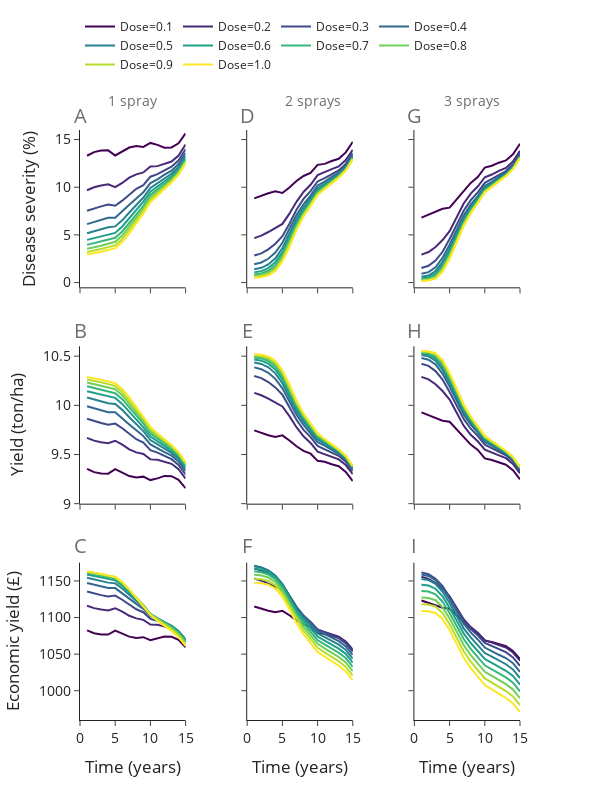

Notebook code for this chart:
### Markdown cell above
## FIG

### Code cell
f = fig2(df_use)

f.show()

### Figure 1 — Plotly figure (JSON) as saved in the notebook; plotly's stock layout.template omitted (floating-point values rounded to 4 significant figures)
{"data": [{"line": {"color": "#440154"}, "mode": "lines", "name": "Dose=0.1", "showlegend": true, "type": "scatter", "x": [1, 2, 3, 4, 5, 6, 7, 8, 9, 10, 11, 12, 13, 14, 15], "xaxis": "x", "y": [13.3, 13.68, 13.85, 13.87, 13.33, 13.71, 14.16, 14.33, 14.23, 14.64, 14.44, 14.14, 14.17, 14.6, 15.64], "yaxis": "y"}, {"line": {"color": "#440154"}, "mode": "lines", "showlegend": false, "type": "scatter", "x": [1, 2, 3, 4, 5, 6, 7, 8, 9, 10, 11, 12, 13, 14, 15], "xaxis": "x4", "y": [9.353, 9.321, 9.307, 9.305, 9.351, 9.319, 9.281, 9.266, 9.275, 9.24, 9.257, 9.282, 9.279, 9.243, 9.157], "yaxis": "y4"}, {"line": {"color": "#440154"}, "mode": "lines", "showlegend": false, "type": "scatter", "x": [1, 2, 3, 4, 5, 6, 7, 8, 9, 10, 11, 12, 13, 14, 15], "xaxis": "x7", "y": [1082.0, 1079.0, 1077.0, 1077.0, 1082.0, 1078.0, 1074.0, 1072.0, 1073.0, 1069.0, 1071.0, 1074.0, 1074.0, 1070.0, 1059.0], "yaxis": "y7"}, {"line": {"color": "#482878"}, "mode": "lines", "name": "Dose=0.2", "showlegend": true, "type": "scatter", "x": [1, 2, 3, 4, 5, 6, 7, 8, 9, 10, 11, 12, 13, 14, 15], "xaxis": "x", "y": [9.685, 9.995, 10.18, 10.3, 10.01, 10.45, 11.0, 11.35, 11.55, 12.17, 12.21, 12.45, 12.7, 13.33, 14.47], "yaxis": "y"}, {"line": {"color": "#482878"}, "mode": "lines", "showlegend": false, "type": "scatter", "x": [1, 2, 3, 4, 5, 6, 7, 8, 9, 10, 11, 12, 13, 14, 15], "xaxis": "x4", "y": [9.669, 9.641, 9.624, 9.614, 9.64, 9.601, 9.552, 9.522, 9.505, 9.45, 9.447, 9.426, 9.405, 9.351, 9.254], "yaxis": "y4"}, {"line": {"color": "#482878"}, "mode": "lines", "showlegend": false, "type": "scatter", "x": [1, 2, 3, 4, 5, 6, 7, 8, 9, 10, 11, 12, 13, 14, 15], "xaxis": "x7", "y": [1116.0, 1113.0, 1111.0, 1110.0, 1113.0, 1108.0, 1102.0, 1099.0, 1097.0, 1091.0, 1090.0, 1088.0, 1085.0, 1079.0, 1068.0], "yaxis": "y7"}, {"line": {"color": "#3e4989"}, "mode": "lines", "name": "Dose=0.3", "showlegend": true, "type": "scatter", "x": [1, 2, 3, 4, 5, 6, 7, 8, 9, 10, 11, 12, 13, 14, 15], "xaxis": "x", "y": [7.526, 7.789, 7.993, 8.184, 8.059, 8.591, 9.262, 9.838, 10.22, 11.1, 11.38, 11.76, 12.15, 12.82, 13.97], "yaxis": "y"}, {"line": {"color": "#3e4989"}, "mode": "lines", "showlegend": false, "type": "scatter", "x": [1, 2, 3, 4, 5, 6, 7, 8, 9, 10, 11, 12, 13, 14, 15], "xaxis": "x4", "y": [9.863, 9.839, 9.821, 9.803, 9.815, 9.767, 9.706, 9.655, 9.621, 9.544, 9.519, 9.486, 9.452, 9.394, 9.296], "yaxis": "y4"}, {"line": {"color": "#3e4989"}, "mode": "lines", "showlegend": false, "type": "scatter", "x": [1, 2, 3, 4, 5, 6, 7, 8, 9, 10, 11, 12, 13, 14, 15], "xaxis": "x7", "y": [1136.0, 1133.0, 1131.0, 1129.0, 1130.0, 1124.0, 1117.0, 1111.0, 1107.0, 1098.0, 1095.0, 1091.0, 1088.0, 1081.0, 1069.0], "yaxis": "y7"}, {"line": {"color": "#31688e"}, "mode": "lines", "name": "Dose=0.4", "showlegend": true, "type": "scatter", "x": [1, 2, 3, 4, 5, 6, 7, 8, 9, 10, 11, 12, 13, 14, 15], "xaxis": "x", "y": [6.132, 6.364, 6.566, 6.785, 6.793, 7.424, 8.156, 8.817, 9.477, 10.44, 10.83, 11.32, 11.73, 12.43, 13.58], "yaxis": "y"}, {"line": {"color": "#31688e"}, "mode": "lines", "showlegend": false, "type": "scatter", "x": [1, 2, 3, 4, 5, 6, 7, 8, 9, 10, 11, 12, 13, 14, 15], "xaxis": "x4", "y": [9.991, 9.969, 9.951, 9.931, 9.93, 9.872, 9.806, 9.746, 9.687, 9.602, 9.567, 9.524, 9.489, 9.428, 9.33], "yaxis": "y4"}, {"line": {"color": "#31688e"}, "mode": "lines", "showlegend": false, "type": "scatter", "x": [1, 2, 3, 4, 5, 6, 7, 8, 9, 10, 11, 12, 13, 14, 15], "xaxis": "x7", "y": [1147.0, 1145.0, 1143.0, 1140.0, 1140.0, 1133.0, 1126.0, 1119.0, 1112.0, 1102.0, 1098.0, 1093.0, 1089.0, 1081.0, 1070.0], "yaxis": "y7"}, {"line": {"color": "#26828e"}, "mode": "lines", "name": "Dose=0.5", "showlegend": true, "type": "scatter", "x": [1, 2, 3, 4, 5, 6, 7, 8, 9, 10, 11, 12, 13, 14, 15], "xaxis": "x", "y": [5.173, 5.379, 5.576, 5.796, 5.891, 6.529, 7.351, 8.18, 8.916, 9.928, 10.42, 10.95, 11.42, 12.11, 13.27], "yaxis": "y"}, {"line": {"color": "#26828e"}, "mode": "lines", "showlegend": false, "type": "scatter", "x": [1, 2, 3, 4, 5, 6, 7, 8, 9, 10, 11, 12, 13, 14, 15], "xaxis": "x4", "y": [10.08, 10.06, 10.04, 10.02, 10.01, 9.954, 9.879, 9.804, 9.737, 9.647, 9.604, 9.557, 9.516, 9.455, 9.356], "yaxis": "y4"}, {"line": {"color": "#26828e"}, "mode": "lines", "showlegend": false, "type": "scatter", "x": [1, 2, 3, 4, 5, 6, 7, 8, 9, 10, 11, 12, 13, 14, 15], "xaxis": "x7", "y": [1154.0, 1152.0, 1150.0, 1148.0, 1147.0, 1140.0, 1131.0, 1122.0, 1114.0, 1104.0, 1099.0, 1093.0, 1089.0, 1081.0, 1070.0], "yaxis": "y7"}, {"line": {"color": "#1f9e89"}, "mode": "lines", "name": "Dose=0.6", "showlegend": true, "type": "scatter", "x": [1, 2, 3, 4, 5, 6, 7, 8, 9, 10, 11, 12, 13, 14, 15], "xaxis": "x", "y": [4.478, 4.662, 4.852, 5.076, 5.211, 5.877, 6.748, 7.604, 8.48, 9.53, 10.07, 10.62, 11.16, 11.87, 13.04], "yaxis": "y"}, {"line": {"color": "#1f9e89"}, "mode": "lines", "showlegend": false, "type": "scatter", "x": [1, 2, 3, 4, 5, 6, 7, 8, 9, 10, 11, 12, 13, 14, 15], "xaxis": "x4", "y": [10.14, 10.13, 10.11, 10.09, 10.08, 10.01, 9.934, 9.856, 9.777, 9.682, 9.635, 9.586, 9.539, 9.476, 9.376], "yaxis": "y4"}, {"line": {"color": "#1f9e89"}, "mode": "lines", "showlegend": false, "type": "scatter", "x": [1, 2, 3, 4, 5, 6, 7, 8, 9, 10, 11, 12, 13, 14, 15], "xaxis": "x7", "y": [1159.0, 1157.0, 1155.0, 1152.0, 1151.0, 1144.0, 1134.0, 1125.0, 1116.0, 1105.0, 1099.0, 1093.0, 1088.0, 1081.0, 1069.0], "yaxis": "y7"}, {"line": {"color": "#35b779"}, "mode": "lines", "name": "Dose=0.7", "showlegend": true, "type": "scatter", "x": [1, 2, 3, 4, 5, 6, 7, 8, 9, 10, 11, 12, 13, 14, 15], "xaxis": "x", "y": [3.953, 4.119, 4.3, 4.52, 4.694, 5.356, 6.274, 7.161, 8.055, 9.185, 9.762, 10.35, 10.94, 11.68, 12.87], "yaxis": "y"}, {"line": {"color": "#35b779"}, "mode": "lines", "showlegend": false, "type": "scatter", "x": [1, 2, 3, 4, 5, 6, 7, 8, 9, 10, 11, 12, 13, 14, 15], "xaxis": "x4", "y": [10.19, 10.18, 10.16, 10.14, 10.12, 10.06, 9.977, 9.896, 9.815, 9.713, 9.662, 9.61, 9.558, 9.493, 9.391], "yaxis": "y4"}, {"line": {"color": "#35b779"}, "mode": "lines", "showlegend": false, "type": "scatter", "x": [1, 2, 3, 4, 5, 6, 7, 8, 9, 10, 11, 12, 13, 14, 15], "xaxis": "x7", "y": [1161.0, 1160.0, 1158.0, 1155.0, 1153.0, 1146.0, 1136.0, 1127.0, 1117.0, 1105.0, 1099.0, 1093.0, 1087.0, 1079.0, 1067.0], "yaxis": "y7"}, {"line": {"color": "#6ece58"}, "mode": "lines", "name": "Dose=0.8", "showlegend": true, "type": "scatter", "x": [1, 2, 3, 4, 5, 6, 7, 8, 9, 10, 11, 12, 13, 14, 15], "xaxis": "x", "y": [3.543, 3.694, 3.868, 4.077, 4.271, 4.928, 5.851, 6.805, 7.772, 8.91, 9.526, 10.14, 10.75, 11.53, 12.72], "yaxis": "y"}, {"line": {"color": "#6ece58"}, "mode": "lines", "showlegend": false, "type": "scatter", "x": [1, 2, 3, 4, 5, 6, 7, 8, 9, 10, 11, 12, 13, 14, 15], "xaxis": "x4", "y": [10.23, 10.22, 10.2, 10.18, 10.16, 10.1, 10.02, 9.929, 9.841, 9.738, 9.683, 9.628, 9.574, 9.506, 9.403], "yaxis": "y4"}, {"line": {"color": "#6ece58"}, "mode": "lines", "showlegend": false, "type": "scatter", "x": [1, 2, 3, 4, 5, 6, 7, 8, 9, 10, 11, 12, 13, 14, 15], "xaxis": "x7", "y": [1163.0, 1161.0, 1159.0, 1157.0, 1155.0, 1147.0, 1137.0, 1127.0, 1117.0, 1105.0, 1098.0, 1092.0, 1086.0, 1078.0, 1066.0], "yaxis": "y7"}, {"line": {"color": "#b5de2b"}, "mode": "lines", "name": "Dose=0.9", "showlegend": true, "type": "scatter", "x": [1, 2, 3, 4, 5, 6, 7, 8, 9, 10, 11, 12, 13, 14, 15], "xaxis": "x", "y": [3.214, 3.352, 3.514, 3.716, 3.91, 4.553, 5.479, 6.499, 7.502, 8.672, 9.347, 9.959, 10.62, 11.42, 12.62], "yaxis": "y"}, {"line": {"color": "#b5de2b"}, "mode": "lines", "showlegend": false, "type": "scatter", "x": [1, 2, 3, 4, 5, 6, 7, 8, 9, 10, 11, 12, 13, 14, 15], "xaxis": "x4", "y": [10.26, 10.25, 10.23, 10.22, 10.2, 10.14, 10.05, 9.957, 9.865, 9.759, 9.699, 9.644, 9.586, 9.516, 9.412], "yaxis": "y4"}, {"line": {"color": "#b5de2b"}, "mode": "lines", "showlegend": false, "type": "scatter", "x": [1, 2, 3, 4, 5, 6, 7, 8, 9, 10, 11, 12, 13, 14, 15], "xaxis": "x7", "y": [1163.0, 1161.0, 1160.0, 1157.0, 1155.0, 1148.0, 1138.0, 1127.0, 1116.0, 1104.0, 1097.0, 1091.0, 1084.0, 1076.0, 1063.0], "yaxis": "y7"}, {"line": {"color": "#fde725"}, "mode": "lines", "name": "Dose=1.0", "showlegend": true, "type": "scatter", "x": [1, 2, 3, 4, 5, 6, 7, 8, 9, 10, 11, 12, 13, 14, 15], "xaxis": "x", "y": [2.945, 3.071, 3.226, 3.421, 3.612, 4.243, 5.159, 6.232, 7.258, 8.432, 9.179, 9.816, 10.5, 11.33, 12.52], "yaxis": "y"}, {"line": {"color": "#fde725"}, "mode": "lines", "showlegend": false, "type": "scatter", "x": [1, 2, 3, 4, 5, 6, 7, 8, 9, 10, 11, 12, 13, 14, 15], "xaxis": "x4", "y": [10.29, 10.28, 10.26, 10.24, 10.23, 10.17, 10.08, 9.981, 9.887, 9.781, 9.714, 9.657, 9.597, 9.524, 9.421], "yaxis": "y4"}, {"line": {"color": "#fde725"}, "mode": "lines", "showlegend": false, "type": "scatter", "x": [1, 2, 3, 4, 5, 6, 7, 8, 9, 10, 11, 12, 13, 14, 15], "xaxis": "x7", "y": [1163.0, 1161.0, 1160.0, 1157.0, 1155.0, 1148.0, 1138.0, 1127.0, 1116.0, 1103.0, 1095.0, 1089.0, 1082.0, 1073.0, 1061.0], "yaxis": "y7"}, {"line": {"color": "#440154"}, "mode": "lines", "name": "Dose=0.1", "showlegend": false, "type": "scatter", "x": [1, 2, 3, 4, 5, 6, 7, 8, 9, 10, 11, 12, 13, 14, 15], "xaxis": "x2", "y": [8.831, 9.141, 9.373, 9.575, 9.396, 9.973, 10.65, 11.18, 11.51, 12.35, 12.45, 12.75, 12.98, 13.65, 14.77], "yaxis": "y2"}, {"line": {"color": "#440154"}, "mode": "lines", "showlegend": false, "type": "scatter", "x": [1, 2, 3, 4, 5, 6, 7, 8, 9, 10, 11, 12, 13, 14, 15], "xaxis": "x5", "y": [9.745, 9.717, 9.696, 9.678, 9.694, 9.643, 9.583, 9.537, 9.508, 9.435, 9.427, 9.401, 9.381, 9.324, 9.229], "yaxis": "y5"}, {"line": {"color": "#440154"}, "mode": "lines", "showlegend": false, "type": "scatter", "x": [1, 2, 3, 4, 5, 6, 7, 8, 9, 10, 11, 12, 13, 14, 15], "xaxis": "x8", "y": [1115.0, 1112.0, 1109.0, 1107.0, 1109.0, 1103.0, 1096.0, 1091.0, 1087.0, 1079.0, 1078.0, 1075.0, 1072.0, 1066.0, 1055.0], "yaxis": "y8"}, {"line": {"color": "#482878"}, "mode": "lines", "name": "Dose=0.2", "showlegend": false, "type": "scatter", "x": [1, 2, 3, 4, 5, 6, 7, 8, 9, 10, 11, 12, 13, 14, 15], "xaxis": "x2", "y": [4.666, 4.928, 5.302, 5.749, 6.152, 7.226, 8.465, 9.498, 10.26, 11.27, 11.54, 11.89, 12.17, 12.84, 13.94], "yaxis": "y2"}, {"line": {"color": "#482878"}, "mode": "lines", "showlegend": false, "type": "scatter", "x": [1, 2, 3, 4, 5, 6, 7, 8, 9, 10, 11, 12, 13, 14, 15], "xaxis": "x5", "y": [10.13, 10.1, 10.07, 10.03, 9.989, 9.89, 9.778, 9.685, 9.618, 9.529, 9.505, 9.475, 9.45, 9.393, 9.299], "yaxis": "y5"}, {"line": {"color": "#482878"}, "mode": "lines", "showlegend": false, "type": "scatter", "x": [1, 2, 3, 4, 5, 6, 7, 8, 9, 10, 11, 12, 13, 14, 15], "xaxis": "x8", "y": [1153.0, 1150.0, 1146.0, 1141.0, 1137.0, 1126.0, 1112.0, 1102.0, 1094.0, 1083.0, 1081.0, 1077.0, 1074.0, 1067.0, 1056.0], "yaxis": "y8"}, {"line": {"color": "#3e4989"}, "mode": "lines", "name": "Dose=0.3", "showlegend": false, "type": "scatter", "x": [1, 2, 3, 4, 5, 6, 7, 8, 9, 10, 11, 12, 13, 14, 15], "xaxis": "x2", "y": [2.841, 3.064, 3.484, 4.07, 4.862, 6.168, 7.636, 8.769, 9.596, 10.61, 10.96, 11.37, 11.76, 12.45, 13.58], "yaxis": "y2"}, {"line": {"color": "#3e4989"}, "mode": "lines", "showlegend": false, "type": "scatter", "x": [1, 2, 3, 4, 5, 6, 7, 8, 9, 10, 11, 12, 13, 14, 15], "xaxis": "x5", "y": [10.3, 10.28, 10.24, 10.18, 10.11, 9.987, 9.853, 9.751, 9.677, 9.587, 9.556, 9.52, 9.486, 9.426, 9.33], "yaxis": "y5"}, {"line": {"color": "#3e4989"}, "mode": "lines", "showlegend": false, "type": "scatter", "x": [1, 2, 3, 4, 5, 6, 7, 8, 9, 10, 11, 12, 13, 14, 15], "xaxis": "x8", "y": [1167.0, 1164.0, 1160.0, 1153.0, 1145.0, 1130.0, 1115.0, 1103.0, 1094.0, 1084.0, 1080.0, 1076.0, 1072.0, 1065.0, 1053.0], "yaxis": "y8"}, {"line": {"color": "#31688e"}, "mode": "lines", "name": "Dose=0.4", "showlegend": false, "type": "scatter", "x": [1, 2, 3, 4, 5, 6, 7, 8, 9, 10, 11, 12, 13, 14, 15], "xaxis": "x2", "y": [1.917, 2.105, 2.493, 3.145, 4.174, 5.553, 7.073, 8.212, 9.123, 10.17, 10.58, 11.09, 11.52, 12.22, 13.37], "yaxis": "y2"}, {"line": {"color": "#31688e"}, "mode": "lines", "showlegend": false, "type": "scatter", "x": [1, 2, 3, 4, 5, 6, 7, 8, 9, 10, 11, 12, 13, 14, 15], "xaxis": "x5", "y": [10.39, 10.37, 10.33, 10.27, 10.17, 10.04, 9.904, 9.801, 9.719, 9.626, 9.589, 9.545, 9.507, 9.446, 9.348], "yaxis": "y5"}, {"line": {"color": "#31688e"}, "mode": "lines", "showlegend": false, "type": "scatter", "x": [1, 2, 3, 4, 5, 6, 7, 8, 9, 10, 11, 12, 13, 14, 15], "xaxis": "x8", "y": [1171.0, 1169.0, 1164.0, 1157.0, 1146.0, 1131.0, 1114.0, 1102.0, 1093.0, 1082.0, 1077.0, 1072.0, 1068.0, 1061.0, 1049.0], "yaxis": "y8"}, {"line": {"color": "#26828e"}, "mode": "lines", "name": "Dose=0.5", "showlegend": false, "type": "scatter", "x": [1, 2, 3, 4, 5, 6, 7, 8, 9, 10, 11, 12, 13, 14, 15], "xaxis": "x2", "y": [1.393, 1.545, 1.9, 2.554, 3.616, 5.099, 6.67, 7.843, 8.798, 9.873, 10.35, 10.89, 11.36, 12.06, 13.23], "yaxis": "y2"}, {"line": {"color": "#26828e"}, "mode": "lines", "showlegend": false, "type": "scatter", "x": [1, 2, 3, 4, 5, 6, 7, 8, 9, 10, 11, 12, 13, 14, 15], "xaxis": "x5", "y": [10.44, 10.42, 10.39, 10.33, 10.22, 10.09, 9.941, 9.834, 9.748, 9.652, 9.61, 9.562, 9.521, 9.46, 9.359], "yaxis": "y5"}, {"line": {"color": "#26828e"}, "mode": "lines", "showlegend": false, "type": "scatter", "x": [1, 2, 3, 4, 5, 6, 7, 8, 9, 10, 11, 12, 13, 14, 15], "xaxis": "x8", "y": [1170.0, 1168.0, 1164.0, 1157.0, 1145.0, 1129.0, 1112.0, 1100.0, 1089.0, 1078.0, 1073.0, 1068.0, 1063.0, 1056.0, 1044.0], "yaxis": "y8"}, {"line": {"color": "#1f9e89"}, "mode": "lines", "name": "Dose=0.6", "showlegend": false, "type": "scatter", "x": [1, 2, 3, 4, 5, 6, 7, 8, 9, 10, 11, 12, 13, 14, 15], "xaxis": "x2", "y": [1.069, 1.198, 1.516, 2.138, 3.194, 4.725, 6.326, 7.57, 8.559, 9.656, 10.19, 10.73, 11.25, 11.95, 13.13], "yaxis": "y2"}, {"line": {"color": "#1f9e89"}, "mode": "lines", "showlegend": false, "type": "scatter", "x": [1, 2, 3, 4, 5, 6, 7, 8, 9, 10, 11, 12, 13, 14, 15], "xaxis": "x5", "y": [10.47, 10.45, 10.42, 10.36, 10.26, 10.12, 9.973, 9.859, 9.77, 9.671, 9.623, 9.576, 9.531, 9.47, 9.368], "yaxis": "y5"}, {"line": {"color": "#1f9e89"}, "mode": "lines", "showlegend": false, "type": "scatter", "x": [1, 2, 3, 4, 5, 6, 7, 8, 9, 10, 11, 12, 13, 14, 15], "xaxis": "x8", "y": [1167.0, 1166.0, 1162.0, 1155.0, 1144.0, 1127.0, 1109.0, 1096.0, 1086.0, 1074.0, 1068.0, 1063.0, 1058.0, 1050.0, 1038.0], "yaxis": "y8"}, {"line": {"color": "#35b779"}, "mode": "lines", "name": "Dose=0.7", "showlegend": false, "type": "scatter", "x": [1, 2, 3, 4, 5, 6, 7, 8, 9, 10, 11, 12, 13, 14, 15], "xaxis": "x2", "y": [0.8542, 0.9595, 1.235, 1.822, 2.88, 4.408, 6.077, 7.34, 8.349, 9.501, 10.05, 10.61, 11.17, 11.88, 13.06], "yaxis": "y2"}, {"line": {"color": "#35b779"}, "mode": "lines", "showlegend": false, "type": "scatter", "x": [1, 2, 3, 4, 5, 6, 7, 8, 9, 10, 11, 12, 13, 14, 15], "xaxis": "x5", "y": [10.49, 10.48, 10.45, 10.39, 10.29, 10.15, 9.996, 9.88, 9.788, 9.685, 9.636, 9.586, 9.538, 9.476, 9.374], "yaxis": "y5"}, {"line": {"color": "#35b779"}, "mode": "lines", "showlegend": false, "type": "scatter", "x": [1, 2, 3, 4, 5, 6, 7, 8, 9, 10, 11, 12, 13, 14, 15], "xaxis": "x8", "y": [1163.0, 1162.0, 1159.0, 1152.0, 1141.0, 1124.0, 1106.0, 1092.0, 1081.0, 1069.0, 1063.0, 1058.0, 1052.0, 1045.0, 1033.0], "yaxis": "y8"}, {"line": {"color": "#6ece58"}, "mode": "lines", "name": "Dose=0.8", "showlegend": false, "type": "scatter", "x": [1, 2, 3, 4, 5, 6, 7, 8, 9, 10, 11, 12, 13, 14, 15], "xaxis": "x2", "y": [0.7047, 0.7917, 1.031, 1.573, 2.604, 4.149, 5.844, 7.177, 8.221, 9.367, 9.954, 10.52, 11.1, 11.83, 13.0], "yaxis": "y2"}, {"line": {"color": "#6ece58"}, "mode": "lines", "showlegend": false, "type": "scatter", "x": [1, 2, 3, 4, 5, 6, 7, 8, 9, 10, 11, 12, 13, 14, 15], "xaxis": "x5", "y": [10.5, 10.49, 10.47, 10.42, 10.32, 10.17, 10.02, 9.895, 9.8, 9.697, 9.645, 9.595, 9.544, 9.48, 9.379], "yaxis": "y5"}, {"line": {"color": "#6ece58"}, "mode": "lines", "showlegend": false, "type": "scatter", "x": [1, 2, 3, 4, 5, 6, 7, 8, 9, 10, 11, 12, 13, 14, 15], "xaxis": "x8", "y": [1158.0, 1157.0, 1155.0, 1149.0, 1137.0, 1120.0, 1102.0, 1087.0, 1076.0, 1064.0, 1058.0, 1052.0, 1046.0, 1039.0, 1027.0], "yaxis": "y8"}, {"line": {"color": "#b5de2b"}, "mode": "lines", "name": "Dose=0.9", "showlegend": false, "type": "scatter", "x": [1, 2, 3, 4, 5, 6, 7, 8, 9, 10, 11, 12, 13, 14, 15], "xaxis": "x2", "y": [0.5959, 0.669, 0.8739, 1.369, 2.391, 3.928, 5.663, 7.05, 8.121, 9.261, 9.87, 10.46, 11.05, 11.79, 12.96], "yaxis": "y2"}, {"line": {"color": "#b5de2b"}, "mode": "lines", "showlegend": false, "type": "scatter", "x": [1, 2, 3, 4, 5, 6, 7, 8, 9, 10, 11, 12, 13, 14, 15], "xaxis": "x5", "y": [10.51, 10.51, 10.49, 10.44, 10.34, 10.2, 10.03, 9.906, 9.809, 9.707, 9.652, 9.6, 9.548, 9.484, 9.382], "yaxis": "y5"}, {"line": {"color": "#b5de2b"}, "mode": "lines", "showlegend": false, "type": "scatter", "x": [1, 2, 3, 4, 5, 6, 7, 8, 9, 10, 11, 12, 13, 14, 15], "xaxis": "x8", "y": [1153.0, 1152.0, 1150.0, 1144.0, 1133.0, 1116.0, 1097.0, 1082.0, 1071.0, 1059.0, 1052.0, 1046.0, 1040.0, 1033.0, 1021.0], "yaxis": "y8"}, {"line": {"color": "#fde725"}, "mode": "lines", "name": "Dose=1.0", "showlegend": false, "type": "scatter", "x": [1, 2, 3, 4, 5, 6, 7, 8, 9, 10, 11, 12, 13, 14, 15], "xaxis": "x2", "y": [0.514, 0.5762, 0.7543, 1.212, 2.218, 3.749, 5.508, 6.937, 8.037, 9.184, 9.809, 10.4, 11.0, 11.75, 12.93], "yaxis": "y2"}, {"line": {"color": "#fde725"}, "mode": "lines", "showlegend": false, "type": "scatter", "x": [1, 2, 3, 4, 5, 6, 7, 8, 9, 10, 11, 12, 13, 14, 15], "xaxis": "x5", "y": [10.52, 10.51, 10.5, 10.45, 10.36, 10.21, 10.05, 9.917, 9.817, 9.713, 9.658, 9.605, 9.552, 9.487, 9.385], "yaxis": "y5"}, {"line": {"color": "#fde725"}, "mode": "lines", "showlegend": false, "type": "scatter", "x": [1, 2, 3, 4, 5, 6, 7, 8, 9, 10, 11, 12, 13, 14, 15], "xaxis": "x8", "y": [1148.0, 1147.0, 1145.0, 1140.0, 1128.0, 1111.0, 1092.0, 1077.0, 1065.0, 1053.0, 1046.0, 1040.0, 1034.0, 1027.0, 1015.0], "yaxis": "y8"}, {"line": {"color": "#440154"}, "mode": "lines", "name": "Dose=0.1", "showlegend": false, "type": "scatter", "x": [1, 2, 3, 4, 5, 6, 7, 8, 9, 10, 11, 12, 13, 14, 15], "xaxis": "x3", "y": [6.807, 7.109, 7.408, 7.735, 7.856, 8.705, 9.666, 10.45, 11.07, 12.07, 12.25, 12.57, 12.81, 13.46, 14.56], "yaxis": "y3"}, {"line": {"color": "#440154"}, "mode": "lines", "showlegend": false, "type": "scatter", "x": [1, 2, 3, 4, 5, 6, 7, 8, 9, 10, 11, 12, 13, 14, 15], "xaxis": "x6", "y": [9.929, 9.901, 9.874, 9.844, 9.833, 9.756, 9.67, 9.601, 9.547, 9.46, 9.444, 9.416, 9.396, 9.34, 9.247], "yaxis": "y6"}, {"line": {"color": "#440154"}, "mode": "lines", "showlegend": false, "type": "scatter", "x": [1, 2, 3, 4, 5, 6, 7, 8, 9, 10, 11, 12, 13, 14, 15], "xaxis": "x9", "y": [1123.0, 1120.0, 1117.0, 1113.0, 1112.0, 1103.0, 1093.0, 1085.0, 1079.0, 1068.0, 1067.0, 1063.0, 1061.0, 1054.0, 1043.0], "yaxis": "y9"}, {"line": {"color": "#482878"}, "mode": "lines", "name": "Dose=0.2", "showlegend": false, "type": "scatter", "x": [1, 2, 3, 4, 5, 6, 7, 8, 9, 10, 11, 12, 13, 14, 15], "xaxis": "x3", "y": [2.934, 3.207, 3.724, 4.46, 5.387, 6.786, 8.292, 9.327, 10.07, 11.04, 11.33, 11.71, 12.02, 12.7, 13.82], "yaxis": "y3"}, {"line": {"color": "#482878"}, "mode": "lines", "showlegend": false, "type": "scatter", "x": [1, 2, 3, 4, 5, 6, 7, 8, 9, 10, 11, 12, 13, 14, 15], "xaxis": "x6", "y": [10.29, 10.26, 10.21, 10.15, 10.06, 9.931, 9.794, 9.701, 9.634, 9.549, 9.524, 9.491, 9.463, 9.405, 9.309], "yaxis": "y6"}, {"line": {"color": "#482878"}, "mode": "lines", "showlegend": false, "type": "scatter", "x": [1, 2, 3, 4, 5, 6, 7, 8, 9, 10, 11, 12, 13, 14, 15], "xaxis": "x9", "y": [1156.0, 1153.0, 1147.0, 1139.0, 1129.0, 1114.0, 1098.0, 1087.0, 1079.0, 1069.0, 1066.0, 1062.0, 1059.0, 1052.0, 1041.0], "yaxis": "y9"}, {"line": {"color": "#3e4989"}, "mode": "lines", "name": "Dose=0.3", "showlegend": false, "type": "scatter", "x": [1, 2, 3, 4, 5, 6, 7, 8, 9, 10, 11, 12, 13, 14, 15], "xaxis": "x3", "y": [1.532, 1.759, 2.312, 3.225, 4.568, 6.064, 7.533, 8.64, 9.454, 10.46, 10.85, 11.29, 11.7, 12.4, 13.55], "yaxis": "y3"}, {"line": {"color": "#3e4989"}, "mode": "lines", "showlegend": false, "type": "scatter", "x": [1, 2, 3, 4, 5, 6, 7, 8, 9, 10, 11, 12, 13, 14, 15], "xaxis": "x6", "y": [10.42, 10.4, 10.35, 10.26, 10.14, 9.997, 9.862, 9.762, 9.689, 9.6, 9.566, 9.527, 9.491, 9.431, 9.332], "yaxis": "y6"}, {"line": {"color": "#3e4989"}, "mode": "lines", "showlegend": false, "type": "scatter", "x": [1, 2, 3, 4, 5, 6, 7, 8, 9, 10, 11, 12, 13, 14, 15], "xaxis": "x9", "y": [1162.0, 1159.0, 1153.0, 1143.0, 1128.0, 1112.0, 1096.0, 1084.0, 1076.0, 1065.0, 1061.0, 1057.0, 1053.0, 1046.0, 1034.0], "yaxis": "y9"}, {"line": {"color": "#31688e"}, "mode": "lines", "name": "Dose=0.4", "showlegend": false, "type": "scatter", "x": [1, 2, 3, 4, 5, 6, 7, 8, 9, 10, 11, 12, 13, 14, 15], "xaxis": "x3", "y": [0.9186, 1.094, 1.605, 2.599, 3.972, 5.549, 7.044, 8.165, 9.074, 10.14, 10.56, 11.09, 11.53, 12.23, 13.39], "yaxis": "y3"}, {"line": {"color": "#31688e"}, "mode": "lines", "showlegend": false, "type": "scatter", "x": [1, 2, 3, 4, 5, 6, 7, 8, 9, 10, 11, 12, 13, 14, 15], "xaxis": "x6", "y": [10.48, 10.46, 10.42, 10.32, 10.19, 10.04, 9.907, 9.805, 9.723, 9.628, 9.591, 9.544, 9.506, 9.446, 9.346], "yaxis": "y6"}, {"line": {"color": "#31688e"}, "mode": "lines", "showlegend": false, "type": "scatter", "x": [1, 2, 3, 4, 5, 6, 7, 8, 9, 10, 11, 12, 13, 14, 15], "xaxis": "x9", "y": [1159.0, 1157.0, 1151.0, 1140.0, 1125.0, 1108.0, 1092.0, 1080.0, 1070.0, 1059.0, 1055.0, 1049.0, 1045.0, 1038.0, 1026.0], "yaxis": "y9"}, {"line": {"color": "#26828e"}, "mode": "lines", "name": "Dose=0.5", "showlegend": false, "type": "scatter", "x": [1, 2, 3, 4, 5, 6, 7, 8, 9, 10, 11, 12, 13, 14, 15], "xaxis": "x3", "y": [0.6076, 0.74, 1.192, 2.172, 3.556, 5.188, 6.731, 7.887, 8.85, 9.925, 10.4, 10.94, 11.41, 12.11, 13.28], "yaxis": "y3"}, {"line": {"color": "#26828e"}, "mode": "lines", "showlegend": false, "type": "scatter", "x": [1, 2, 3, 4, 5, 6, 7, 8, 9, 10, 11, 12, 13, 14, 15], "xaxis": "x6", "y": [10.51, 10.5, 10.45, 10.36, 10.23, 10.08, 9.936, 9.83, 9.743, 9.647, 9.605, 9.558, 9.517, 9.456, 9.355], "yaxis": "y6"}, {"line": {"color": "#26828e"}, "mode": "lines", "showlegend": false, "type": "scatter", "x": [1, 2, 3, 4, 5, 6, 7, 8, 9, 10, 11, 12, 13, 14, 15], "xaxis": "x9", "y": [1153.0, 1151.0, 1146.0, 1135.0, 1120.0, 1102.0, 1085.0, 1073.0, 1063.0, 1051.0, 1047.0, 1041.0, 1036.0, 1029.0, 1017.0], "yaxis": "y9"}, {"line": {"color": "#1f9e89"}, "mode": "lines", "name": "Dose=0.6", "showlegend": false, "type": "scatter", "x": [1, 2, 3, 4, 5, 6, 7, 8, 9, 10, 11, 12, 13, 14, 15], "xaxis": "x3", "y": [0.4319, 0.5368, 0.9215, 1.858, 3.257, 4.891, 6.469, 7.698, 8.692, 9.776, 10.3, 10.83, 11.33, 12.03, 13.21], "yaxis": "y3"}, {"line": {"color": "#1f9e89"}, "mode": "lines", "showlegend": false, "type": "scatter", "x": [1, 2, 3, 4, 5, 6, 7, 8, 9, 10, 11, 12, 13, 14, 15], "xaxis": "x6", "y": [10.53, 10.52, 10.48, 10.39, 10.26, 10.11, 9.96, 9.847, 9.757, 9.661, 9.615, 9.567, 9.523, 9.463, 9.361], "yaxis": "y6"}, {"line": {"color": "#1f9e89"}, "mode": "lines", "showlegend": false, "type": "scatter", "x": [1, 2, 3, 4, 5, 6, 7, 8, 9, 10, 11, 12, 13, 14, 15], "xaxis": "x9", "y": [1145.0, 1144.0, 1139.0, 1129.0, 1113.0, 1095.0, 1078.0, 1065.0, 1055.0, 1043.0, 1038.0, 1032.0, 1027.0, 1020.0, 1008.0], "yaxis": "y9"}, {"line": {"color": "#35b779"}, "mode": "lines", "name": "Dose=0.7", "showlegend": false, "type": "scatter", "x": [1, 2, 3, 4, 5, 6, 7, 8, 9, 10, 11, 12, 13, 14, 15], "xaxis": "x3", "y": [0.3242, 0.4065, 0.7311, 1.639, 3.018, 4.651, 6.287, 7.54, 8.544, 9.666, 10.2, 10.75, 11.27, 11.98, 13.16], "yaxis": "y3"}, {"line": {"color": "#35b779"}, "mode": "lines", "showlegend": false, "type": "scatter", "x": [1, 2, 3, 4, 5, 6, 7, 8, 9, 10, 11, 12, 13, 14, 15], "xaxis": "x6", "y": [10.54, 10.53, 10.5, 10.41, 10.28, 10.13, 9.976, 9.862, 9.771, 9.67, 9.623, 9.574, 9.529, 9.467, 9.366], "yaxis": "y6"}, {"line": {"color": "#35b779"}, "mode": "lines", "showlegend": false, "type": "scatter", "x": [1, 2, 3, 4, 5, 6, 7, 8, 9, 10, 11, 12, 13, 14, 15], "xaxis": "x9", "y": [1136.0, 1135.0, 1132.0, 1122.0, 1106.0, 1088.0, 1071.0, 1057.0, 1047.0, 1035.0, 1029.0, 1024.0, 1018.0, 1011.0, 999.1], "yaxis": "y9"}, {"line": {"color": "#6ece58"}, "mode": "lines", "name": "Dose=0.8", "showlegend": false, "type": "scatter", "x": [1, 2, 3, 4, 5, 6, 7, 8, 9, 10, 11, 12, 13, 14, 15], "xaxis": "x3", "y": [0.2538, 0.3188, 0.5916, 1.443, 2.813, 4.476, 6.143, 7.425, 8.433, 9.586, 10.13, 10.69, 11.22, 11.94, 13.12], "yaxis": "y3"}, {"line": {"color": "#6ece58"}, "mode": "lines", "showlegend": false, "type": "scatter", "x": [1, 2, 3, 4, 5, 6, 7, 8, 9, 10, 11, 12, 13, 14, 15], "xaxis": "x6", "y": [10.54, 10.54, 10.51, 10.43, 10.3, 10.14, 9.99, 9.872, 9.781, 9.677, 9.629, 9.58, 9.533, 9.47, 9.369], "yaxis": "y6"}, {"line": {"color": "#6ece58"}, "mode": "lines", "showlegend": false, "type": "scatter", "x": [1, 2, 3, 4, 5, 6, 7, 8, 9, 10, 11, 12, 13, 14, 15], "xaxis": "x9", "y": [1127.0, 1127.0, 1124.0, 1114.0, 1099.0, 1081.0, 1062.0, 1049.0, 1038.0, 1026.0, 1020.0, 1014.0, 1009.0, 1002.0, 989.8], "yaxis": "y9"}, {"line": {"color": "#b5de2b"}, "mode": "lines", "name": "Dose=0.9", "showlegend": false, "type": "scatter", "x": [1, 2, 3, 4, 5, 6, 7, 8, 9, 10, 11, 12, 13, 14, 15], "xaxis": "x3", "y": [0.2053, 0.2573, 0.4854, 1.277, 2.649, 4.329, 6.035, 7.345, 8.361, 9.512, 10.08, 10.64, 11.19, 11.91, 13.08], "yaxis": "y3"}, {"line": {"color": "#b5de2b"}, "mode": "lines", "showlegend": false, "type": "scatter", "x": [1, 2, 3, 4, 5, 6, 7, 8, 9, 10, 11, 12, 13, 14, 15], "xaxis": "x6", "y": [10.55, 10.54, 10.52, 10.45, 10.32, 10.16, 10.0, 9.879, 9.787, 9.684, 9.634, 9.584, 9.536, 9.473, 9.372], "yaxis": "y6"}, {"line": {"color": "#b5de2b"}, "mode": "lines", "showlegend": false, "type": "scatter", "x": [1, 2, 3, 4, 5, 6, 7, 8, 9, 10, 11, 12, 13, 14, 15], "xaxis": "x9", "y": [1118.0, 1118.0, 1115.0, 1106.0, 1091.0, 1072.0, 1054.0, 1040.0, 1029.0, 1017.0, 1011.0, 1005.0, 999.5, 992.2, 980.3], "yaxis": "y9"}, {"line": {"color": "#fde725"}, "mode": "lines", "name": "Dose=1.0", "showlegend": false, "type": "scatter", "x": [1, 2, 3, 4, 5, 6, 7, 8, 9, 10, 11, 12, 13, 14, 15], "xaxis": "x3", "y": [0.1705, 0.2126, 0.4053, 1.133, 2.5, 4.211, 5.929, 7.273, 8.307, 9.458, 10.04, 10.6, 11.16, 11.89, 13.06], "yaxis": "y3"}, {"line": {"color": "#fde725"}, "mode": "lines", "showlegend": false, "type": "scatter", "x": [1, 2, 3, 4, 5, 6, 7, 8, 9, 10, 11, 12, 13, 14, 15], "xaxis": "x6", "y": [10.55, 10.55, 10.53, 10.46, 10.33, 10.17, 10.01, 9.886, 9.792, 9.689, 9.638, 9.588, 9.538, 9.475, 9.374], "yaxis": "y6"}, {"line": {"color": "#fde725"}, "mode": "lines", "showlegend": false, "type": "scatter", "x": [1, 2, 3, 4, 5, 6, 7, 8, 9, 10, 11, 12, 13, 14, 15], "xaxis": "x9", "y": [1109.0, 1108.0, 1106.0, 1098.0, 1083.0, 1064.0, 1045.0, 1031.0, 1020.0, 1008.0, 1002.0, 995.9, 990.1, 982.7, 970.9], "yaxis": "y9"}], "layout": {"annotations": [{"font": {"color": "rgb(110,110,110)", "size": 20}, "showarrow": false, "text": "A", "x": 0, "xanchor": "center", "xref": "paper", "y": 1.05, "yanchor": "top", "yref": "paper"}, {"font": {"color": "rgb(110,110,110)", "size": 20}, "showarrow": false, "text": "B", "x": 0, "xanchor": "center", "xref": "paper", "y": 0.686, "yanchor": "top", "yref": "paper"}, {"font": {"color": "rgb(110,110,110)", "size": 20}, "showarrow": false, "text": "C", "x": 0, "xanchor": "center", "xref": "paper", "y": 0.322, "yanchor": "top", "yref": "paper"}, {"font": {"color": "rgb(110,110,110)", "size": 20}, "showarrow": false, "text": "D", "x": 0.38, "xanchor": "center", "xref": "paper", "y": 1.05, "yanchor": "top", "yref": "paper"}, {"font": {"color": "rgb(110,110,110)", "size": 20}, "showarrow": false, "text": "E", "x": 0.38, "xanchor": "center", "xref": "paper", "y": 0.686, "yanchor": "top", "yref": "paper"}, {"font": {"color": "rgb(110,110,110)", "size": 20}, "showarrow": false, "text": "F", "x": 0.38, "xanchor": "center", "xref": "paper", "y": 0.322, "yanchor": "top", "yref": "paper"}, {"font": {"color": "rgb(110,110,110)", "size": 20}, "showarrow": false, "text": "G", "x": 0.76, "xanchor": "center", "xref": "paper", "y": 1.05, "yanchor": "top", "yref": "paper"}, {"font": {"color": "rgb(110,110,110)", "size": 20}, "showarrow": false, "text": "H", "x": 0.76, "xanchor": "center", "xref": "paper", "y": 0.686, "yanchor": "top", "yref": "paper"}, {"font": {"color": "rgb(110,110,110)", "size": 20}, "showarrow": false, "text": "I", "x": 0.76, "xanchor": "center", "xref": "paper", "y": 0.322, "yanchor": "top", "yref": "paper"}, {"font": {"color": "rgb(110,110,110)", "size": 14}, "showarrow": false, "text": "1 spray", "x": 0.12, "xanchor": "center", "xref": "paper", "y": 1.05, "yanchor": "middle", "yref": "paper"}, {"font": {"color": "rgb(110,110,110)", "size": 14}, "showarrow": false, "text": "2 sprays", "x": 0.53, "xanchor": "center", "xref": "paper", "y": 1.05, "yanchor": "middle", "yref": "paper"}, {"font": {"color": "rgb(110,110,110)", "size": 14}, "showarrow": false, "text": "3 sprays", "x": 0.89, "xanchor": "center", "xref": "paper", "y": 1.05, "yanchor": "middle", "yref": "paper"}], "font": {"size": 14}, "height": 800, "legend": {"font": {"size": 12}, "orientation": "h", "x": 0, "y": 1.2}, "showlegend": true, "width": 600, "xaxis": {"anchor": "y", "domain": [0, 0.24], "matches": "x7", "showgrid": false, "showticklabels": false, "type": "linear"}, "xaxis2": {"anchor": "y2", "domain": [0.38, 0.62], "matches": "x8", "showticklabels": false, "type": "linear"}, "xaxis3": {"anchor": "y3", "domain": [0.76, 1], "matches": "x9", "showticklabels": false, "type": "linear"}, "xaxis4": {"anchor": "y4", "domain": [0, 0.24], "matches": "x7", "showticklabels": false, "type": "linear"}, "xaxis5": {"anchor": "y5", "domain": [0.38, 0.62], "matches": "x8", "showticklabels": false, "type": "linear"}, "xaxis6": {"anchor": "y6", "domain": [0.76, 1], "matches": "x9", "showticklabels": false, "type": "linear"}, "xaxis7": {"anchor": "y7", "domain": [0, 0.24], "range": [0, 15], "showgrid": false, "title": {"text": "Time (years)"}, "type": "linear"}, "xaxis8": {"anchor": "y8", "domain": [0.38, 0.62], "range": [0, 15], "showgrid": false, "title": {"text": "Time (years)"}, "type": "linear"}, "xaxis9": {"anchor": "y9", "domain": [0.76, 1], "range": [0, 15], "showgrid": false, "title": {"text": "Time (years)"}, "type": "linear"}, "yaxis": {"anchor": "x", "domain": [0.7333, 1], "range": [-0.5, 16], "showgrid": false, "title": {"text": "Disease severity (%)"}, "type": "linear"}, "yaxis2": {"anchor": "x2", "domain": [0.7333, 1], "matches": "y", "showticklabels": false, "type": "linear"}, "yaxis3": {"anchor": "x3", "domain": [0.7333, 1], "matches": "y", "showticklabels": false, "type": "linear"}, "yaxis4": {"anchor": "x4", "domain": [0.3667, 0.6333], "range": [9, 10.6], "showgrid": false, "title": {"text": "Yield (ton/ha)"}, "type": "linear"}, "yaxis5": {"anchor": "x5", "domain": [0.3667, 0.6333], "matches": "y4", "showticklabels": false, "type": "linear"}, "yaxis6": {"anchor": "x6", "domain": [0.3667, 0.6333], "matches": "y4", "showticklabels": false, "type": "linear"}, "yaxis7": {"anchor": "x7", "domain": [0, 0.2667], "range": [960, 1175], "showgrid": false, "title": {"text": "Economic yield (£)"}, "type": "linear"}, "yaxis8": {"anchor": "x8", "domain": [0, 0.2667], "matches": "y7", "showticklabels": false, "type": "linear"}, "yaxis9": {"anchor": "x9", "domain": [0, 0.2667], "matches": "y7", "showticklabels": false, "type": "linear"}}}
